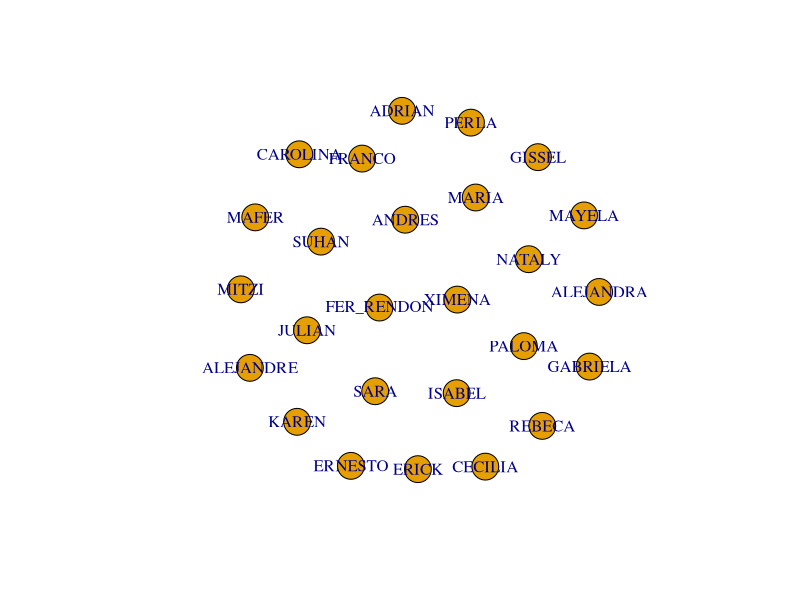

R code for this plot:
## ---- chunk 1
library(igraph)

red_amix <- read.csv("Red de co-gustos 2022 - Hoja 1.csv")

red_amix

row.names(red_amix) <- red_amix[,1]
red_amix <- red_amix[,-1]

mat_cor<-cor(t(red_amix))
View(mat_cor)

mat_ady<-(1+mat_cor)/2
diag(mat_ady)<-0

mat_ady_1<-ifelse(mat_ady>0.75,1,0)

red_2 <- graph_from_adjacency_matrix(mat_ady, mode = "undirected", weighted = NULL )


## ---- chunk 2

plot(red_2)

## ---- chunk 3

ditco <- degree(red_2)

ditco

## ---- chunk 4

 head(sort(ditco, decreasing = T),3)

## ---- chunk 5

head(sort(ditco, decreasing = T),3)

head(sort(closeness(red_2),decreasing = T),3)

head(sort(eccentricity(red_2), decreasing = F),3)

 
## ---- chunk 6

clic_2 <- cluster.distribution(red_2)

clic_3 <- cluster_fast_greedy(red_2)
 
